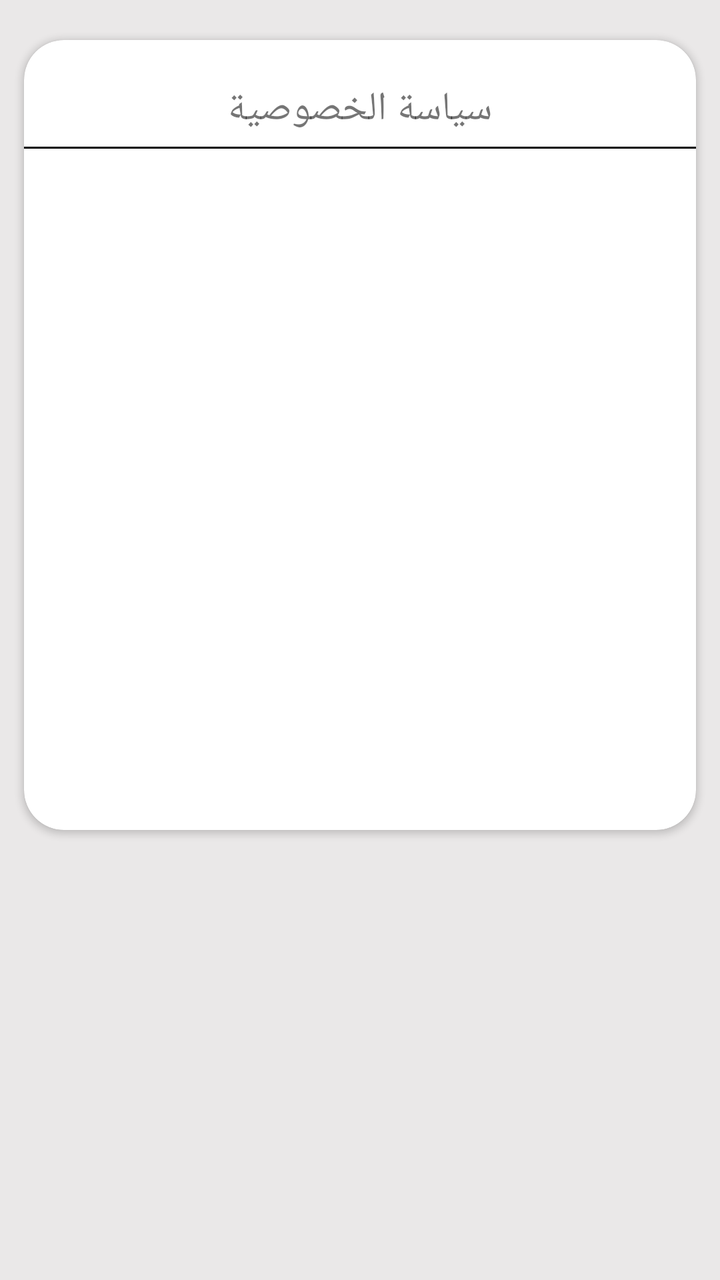
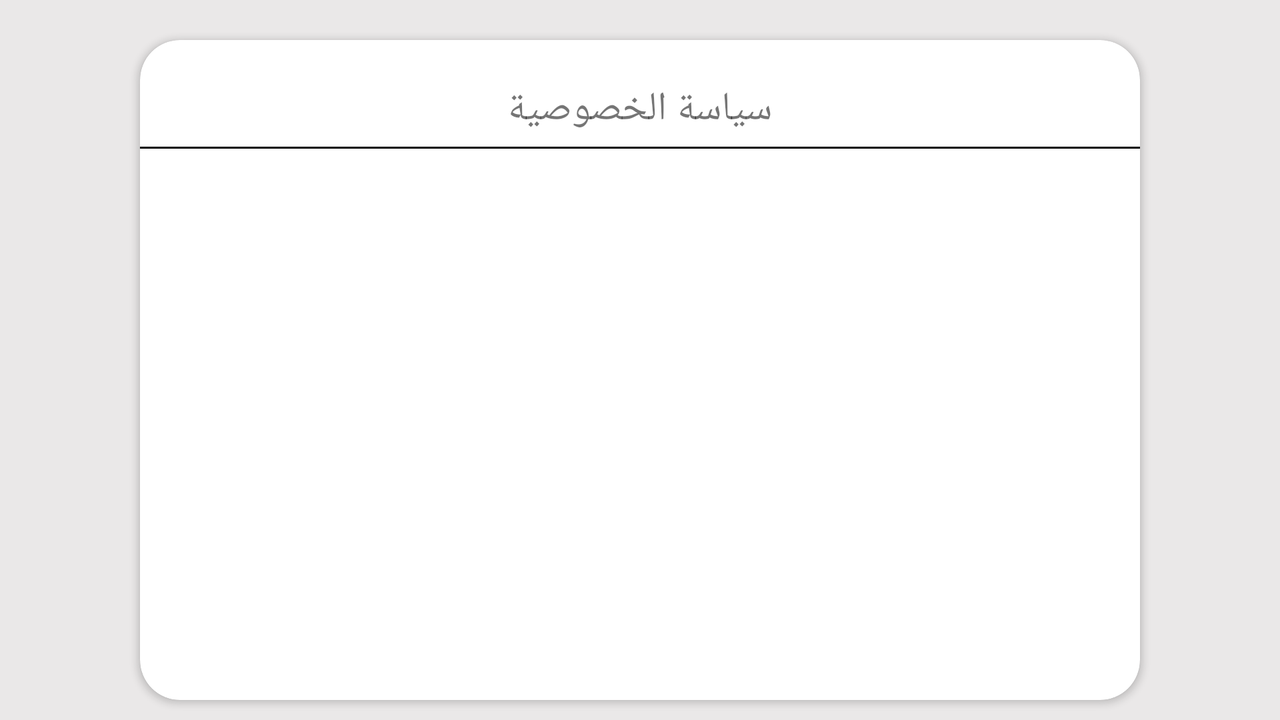

Compare how this app lays out the same screen by default and in its alternative resource folder. The renders come first, then the two layout files and the values they reference.
<!-- AndroidManifest.xml: application theme AppTheme -->
<!-- res/layout/fragment_team_work.xml -->
<?xml version="1.0" encoding="utf-8"?>
<RelativeLayout xmlns:android="http://schemas.android.com/apk/res/android"
    xmlns:tools="http://schemas.android.com/tools"
    android:layout_width="match_parent"
    android:background="@color/background"
    android:layout_height="match_parent"
    xmlns:app="http://schemas.android.com/apk/res-auto"
    tools:context=".PrivacyFragment">

    


    <android.support.v7.widget.CardView
        android:layout_width="336dp"
        android:layout_height="395dp"
        app:cardCornerRadius="20dp"
        android:layout_alignParentTop="true"
        android:layout_centerHorizontal="true"
        android:layout_marginRight="10dp"
        android:layout_marginLeft="10dp"
        android:layout_marginBottom="10dp"
        android:layout_marginTop="20dp">

        <RelativeLayout
            android:layout_width="match_parent"
            android:layout_height="match_parent">

            <TextView
                android:id="@+id/policy_label"
                android:layout_width="wrap_content"
                android:layout_height="wrap_content"
                android:layout_alignParentTop="true"
                android:layout_centerHorizontal="true"
                android:layout_marginTop="21dp"
                android:text="@string/privecy_policy"
                android:textSize="20sp"
                android:gravity="center_horizontal"
                android:layout_marginBottom="5dp"/>

            <View
                android:layout_width="match_parent"
                android:layout_height="1dp"
                android:id="@+id/line_policy"
                android:layout_below="@+id/policy_label"
                android:background="@android:color/black"/>

            <TextView
                android:id="@+id/policy"
                android:layout_width="wrap_content"
                android:layout_height="wrap_content"
                android:layout_alignParentTop="true"
                android:layout_centerHorizontal="true"
                android:layout_marginTop="69dp"
                android:gravity="center_horizontal"
                android:textSize="20sp" />
        </RelativeLayout>
    </android.support.v7.widget.CardView>
</RelativeLayout>
<!-- resources referenced by this layout -->
<resources>
  <color name="background">#eae8e8</color>
  <string name="privecy_policy">سياسة الخصوصية</string>
  <style name="AppTheme" parent="Theme.AppCompat.Light.DarkActionBar">
          
          <item name="colorPrimary">@color/colorPrimary</item>
          <item name="colorPrimaryDark">@color/colorPrimaryDark</item>
          <item name="colorAccent">@color/colorAccent</item>
      </style>
  <color name="colorPrimary">#3F51B5</color>
  <color name="colorPrimaryDark">#303F9F</color>
  <color name="colorAccent">#FF4081</color>
</resources>
<!-- res/layout-land/fragment_team_work.xml (the repository's variant of the layout above) -->
<!-- drawn on the phone turned sideways -->
<?xml version="1.0" encoding="utf-8"?>
<RelativeLayout xmlns:android="http://schemas.android.com/apk/res/android"
    xmlns:tools="http://schemas.android.com/tools"
    android:layout_width="match_parent"
    android:background="@color/background"
    android:layout_height="match_parent"
    xmlns:app="http://schemas.android.com/apk/res-auto"
    tools:context=".PrivacyFragment">

    


    <android.support.v7.widget.CardView
        android:layout_width="500dp"
        android:layout_height="395dp"
        app:cardCornerRadius="20dp"
        android:layout_alignParentTop="true"
        android:layout_centerHorizontal="true"
        android:layout_marginRight="10dp"
        android:layout_marginLeft="10dp"
        android:layout_marginBottom="10dp"
        android:layout_marginTop="20dp">

        <RelativeLayout
            android:layout_width="match_parent"
            android:layout_height="match_parent">

            <TextView
                android:id="@+id/policy_label"
                android:layout_width="wrap_content"
                android:layout_height="wrap_content"
                android:layout_alignParentTop="true"
                android:layout_centerHorizontal="true"
                android:layout_marginTop="21dp"
                android:text="@string/privecy_policy"
                android:textSize="20sp"
                android:gravity="center_horizontal"
                android:layout_marginBottom="5dp"/>

            <View
                android:layout_width="match_parent"
                android:layout_height="1dp"
                android:id="@+id/line_policy"
                android:layout_below="@+id/policy_label"
                android:background="@android:color/black"/>

            <TextView
                android:id="@+id/policy"
                android:layout_width="wrap_content"
                android:layout_height="wrap_content"
                android:layout_alignParentTop="true"
                android:layout_centerHorizontal="true"
                android:layout_marginEnd="20dp"
                android:layout_marginStart="20dp"
                android:layout_marginTop="69dp"
                android:layout_below="@id/line_policy"
                android:gravity="center_horizontal"
                android:textSize="20sp" />
        </RelativeLayout>
    </android.support.v7.widget.CardView>
</RelativeLayout>
